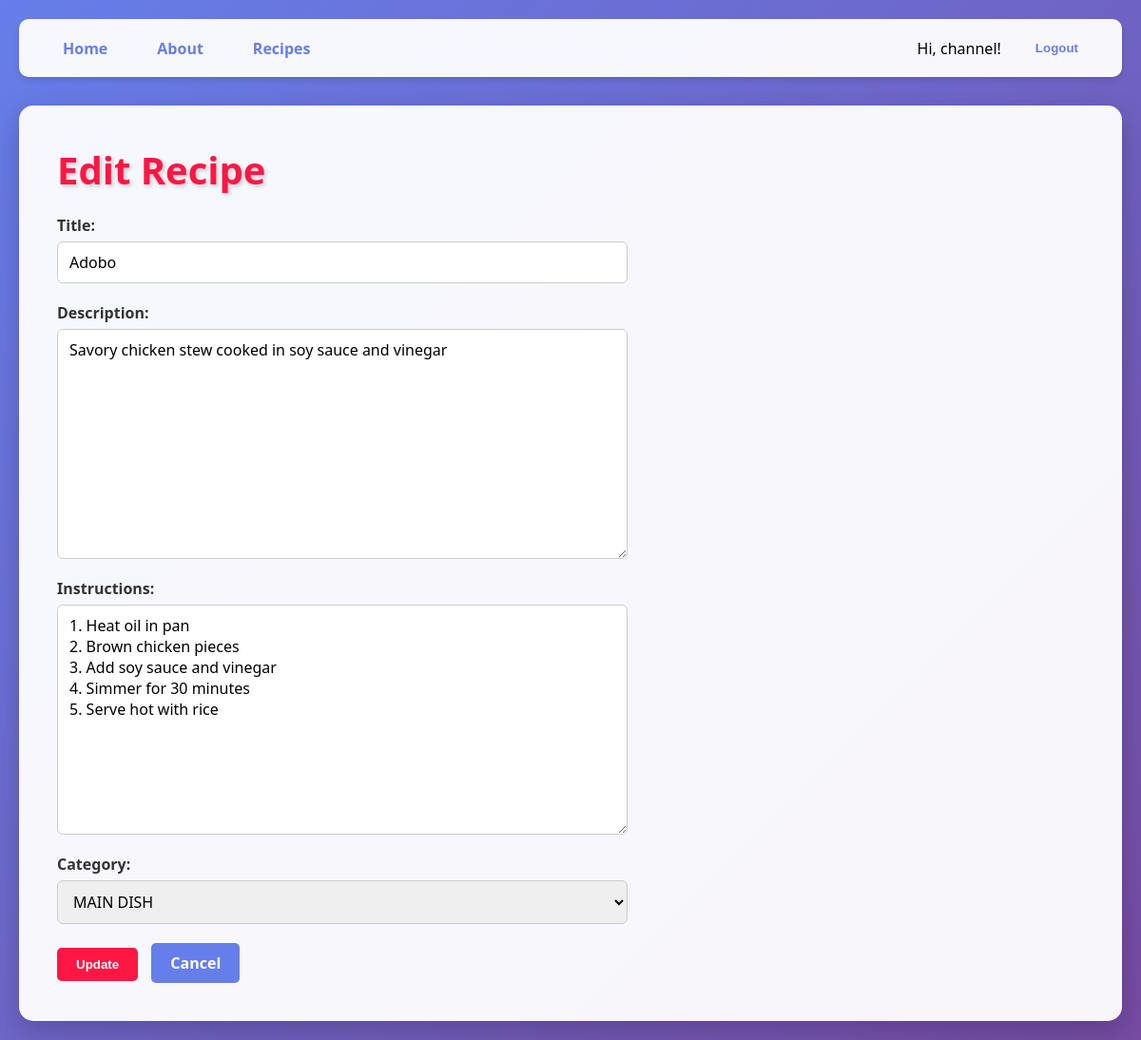
The page /recipes/1/edit/ (signed in) on the database its author committed.
### app/models.py (models this page shows, shortened)
class Recipe(models.Model):
    user = models.ForeignKey(User, on_delete=models.CASCADE, related_name='recipes')
    category = models.ForeignKey(Category, on_delete=models.CASCADE)
    title = models.CharField(max_length=200)
    description = models.TextField(blank=False)
    instructions = models.TextField(blank=False)
    created_at = models.DateTimeField(auto_now_add=True)
    class Meta:
        ordering = ['-created_at']

### app/views.py (the view)
# urls.py: path('recipes/<int:pk>/edit/', RecipeUpdateView.as_view(), name='recipe_update'),
class RecipeUpdateView(LoginRequiredMixin, UpdateView):
    model = Recipe
    template_name = "app/recipe_update.html"
    fields = ['title', 'description', 'instructions', 'category']
    success_url = reverse_lazy('recipe_list')

### app/models.py (called while the page is built)
    def __str__(self):
        return self.name

### app/templates/app/recipe_update.html (shortened to what this page needs)
{% extends 'app/base.html' %}
{% load static %}
{% block content %}
<h1>Edit Recipe</h1>
<form method="post" class="recipe-form">
    <div class="form-group">
        {{ form.title.label_tag }}
        {{ form.title }}
    </div>
    <div class="form-group">
        {{ form.description.label_tag }}
        {{ form.description }}
    </div>
    <div class="form-group">
        {{ form.instructions.label_tag }}
        {{ form.instructions }}
    </div>
    <div class="form-group">
        {{ form.category.label_tag }}
        {{ form.category }}
    </div>
    <div class="recipe-actions">
        <button type="submit" class="btn">Update</button>
        <a href="{% url 'recipe_detail' recipe.pk %}" class="btn btn-secondary">Cancel</a>
    </div>
</form>
{% endblock content %}

### app/templates/app/navbar.html (shortened to what this page needs)
<header>
    <nav>
        <ul class="nav-left">
            <li><a href="{% url 'home' %}">Home</a></li>
            <li><a href="{% url 'about' %}">About</a></li>
            <li><a href="{% url 'recipe_list' %}">Recipes</a></li>
        </ul>
        <ul class="nav-right">
            {% if user.is_authenticated %}
                <li>Hi, {{ user.username }}!</li>
                <li>
                    <form method="post" action="{% url 'logout' %}" style="display:inline;">
                        <button type="submit" style="background:none; border:none; color:#667eea; font-weight:600; cursor:pointer;">
                            Logout
                        </button>
                    </form>
                </li>
            {% else %}
                <li><a href="{% url 'login' %}">Login</a></li>
                <li><a href="{% url 'register' %}">Register</a></li>
            {% endif %}
        </ul>
    </nav>
</header>

### static/css/base.css (style rules this page uses)
* { margin: 0; padding: 0; box-sizing: border-box; }
body { font-family: 'Segoe UI', Tahoma, Arial, Verdana, sans-serif; background: linear-gradient(135deg, #667eea 0%, #764ba2 100%); min-height: 100vh; padding: 20px; }
h1 { color: #ff1744; font-size: 2.5rem; margin-bottom: 20px; text-shadow: 2px 2px 4px rgba(0, 0, 0, 0.2); }
header { margin-bottom: 30px; }
nav { background-color: rgba(255, 255, 255, 0.95); padding: 15px 30px; border-radius: 10px; box-shadow: 0 4px 6px rgba(0, 0, 0, 0.1); display: flex; justify-content: space-between; align-items: center; }
nav ul { list-style: none; display: flex; gap: 20px; padding: 0; margin: 0; }
.nav-left { display: flex; }
.nav-right { display: flex; align-items: center; }
nav a { color: #667eea; text-decoration: none; font-weight: 600; padding: 8px 16px; border-radius: 5px; transition: all 0.3s ease; }
.nav-right form button { background: none; border: none; color: #667eea; font-weight: 600; cursor: pointer; padding: 8px 16px; border-radius: 5px; transition: all 0.3s ease; }
.btn { display: inline-block; padding: 10px 20px; background-color: #ff1744; color: white; text-decoration: none; border-radius: 5px; font-weight: 600; transition: all 0.3s ease; border: none; cursor: pointer; margin-right: 10px; }
.btn-secondary { background-color: #667eea; }
.recipe-form { max-width: 600px; }
.form-group { margin-bottom: 20px; display: flex; flex-direction: column; }
.form-group label { font-weight: 600; margin-bottom: 6px; color: #333; }
.form-group input, .form-group textarea, .form-group select { width: 100%; padding: 10px 12px; border-radius: 6px; border: 1px solid #ccc; font-size: 1rem; font-family: inherit; }
.form-group textarea { min-height: 120px; resize: vertical; vertical-align: top; }

### rows shown on the page
Recipe: title "Adobo", description "Savory chicken stew cooked in soy sauce and vinegar", instructions "1. Heat oil in pan 2. Brown chicken pieces 3. Add soy sauce and vinegar 4. Simmer for 30 minutes 5. Serve hot with rice", category "MAIN DISH"

### other values the page prints
{{ user.username }} "channel"
